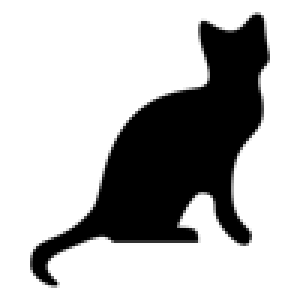
#> input picture Chapters/Chapter19/test.png, 100 x 100 px (shown 3 times larger)
$ python resize_and_add_logo.py
#> lines starting #> are read from the running program, lines starting #| are printed output that depends on the picture
#! /usr/bin/env python3
"""
resize_and_add_logo.py - Resizes all images in current working directory to fit
in a 300x300 square, and adds catlogo.png to the lower-right corner.
"""

import os
from PIL import Image

SQUARE_FIT_SIZE = 300
LOGO_FILENAME = 'test.png'

logo_im = Image.open(LOGO_FILENAME)
#> logo_im is the input picture: PIL image 100x100 RGBA; mean R, G, B, A 0, 0, 0, 68.9
logo_width, logo_height = logo_im.size
#> logo_width = 100; logo_height = 100

os.makedirs('with_logo', exist_ok=True)
# Loop over all files in the working directory.

for filename in os.listdir('.'):
    if not (filename.lower().endswith(('.png', '.jpg', '.gif', '.bmp'))) \
        or filename == LOGO_FILENAME:
    #if not (filename.endswith('.png') or filename.endswith('.jpg') or filename.endswith('.gif') or filename.endswith('.bmp')) \
    #       or filename == LOGO_FILENAME:
        continue  # skip non-image files and the logo file itself

    im = Image.open(filename)
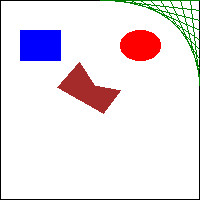
#> input picture Chapters/Chapter19/drawing.png, 200 x 200 px
#> im is the input picture: PIL image 200x200 RGBA; mean R, G, B, A 235.4, 226.9, 232.9, 255
    width, height = im.size
#> width = 200; height = 200

    # Check if image needs to be resized.
    if width > SQUARE_FIT_SIZE and height > SQUARE_FIT_SIZE:
        # Calculate the new width and height to resize to.
        if width > height:
            height = int((SQUARE_FIT_SIZE / width) * height)
            width = SQUARE_FIT_SIZE
        else:
            width = int((SQUARE_FIT_SIZE / height) * width)
            height = SQUARE_FIT_SIZE

        # Resize the image.
        print(f"Resizing {filename}...")
        im = im.resize((width, height))

    # Add the logo.
    print(f"Adding logo to {filename}")
    im.paste(logo_im, (width - logo_width, height - logo_height), logo_im)
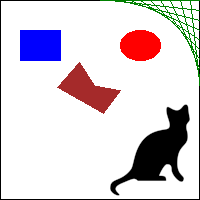
#> im: PIL image 200x200 RGBA; mean R, G, B, A 218.1, 209.6, 215.6, 254.6; transparent parts drawn white

    # Save changes
    im.save(os.path.join('with_logo', filename))
#> pass 2 of the loop `for filename in os.listdir('.'):`:
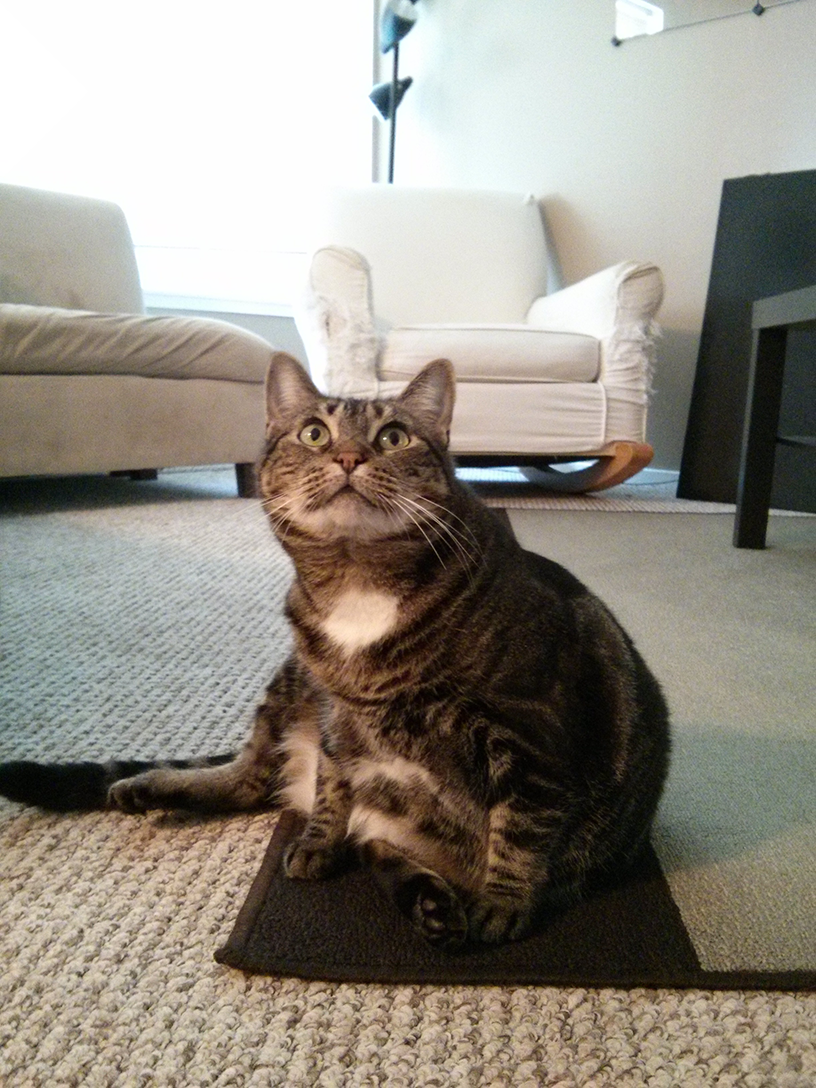
#> input picture Chapters/Chapter19/horizontal_flip.png, 816 x 1088 px
#> im is the input picture: PIL image 816x1088 RGB; mean R, G, B 147, 141.1, 131.1
#> `im.paste(logo_im, (width - logo_width, height - logo_height), logo_im)`:
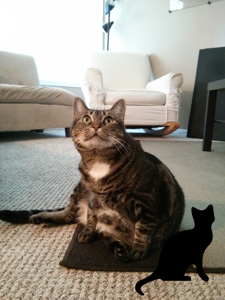
#> im: PIL image 225x300 RGB; mean R, G, B 143.4, 137.7, 128.4
#> pass 3 of the loop `for filename in os.listdir('.'):`:
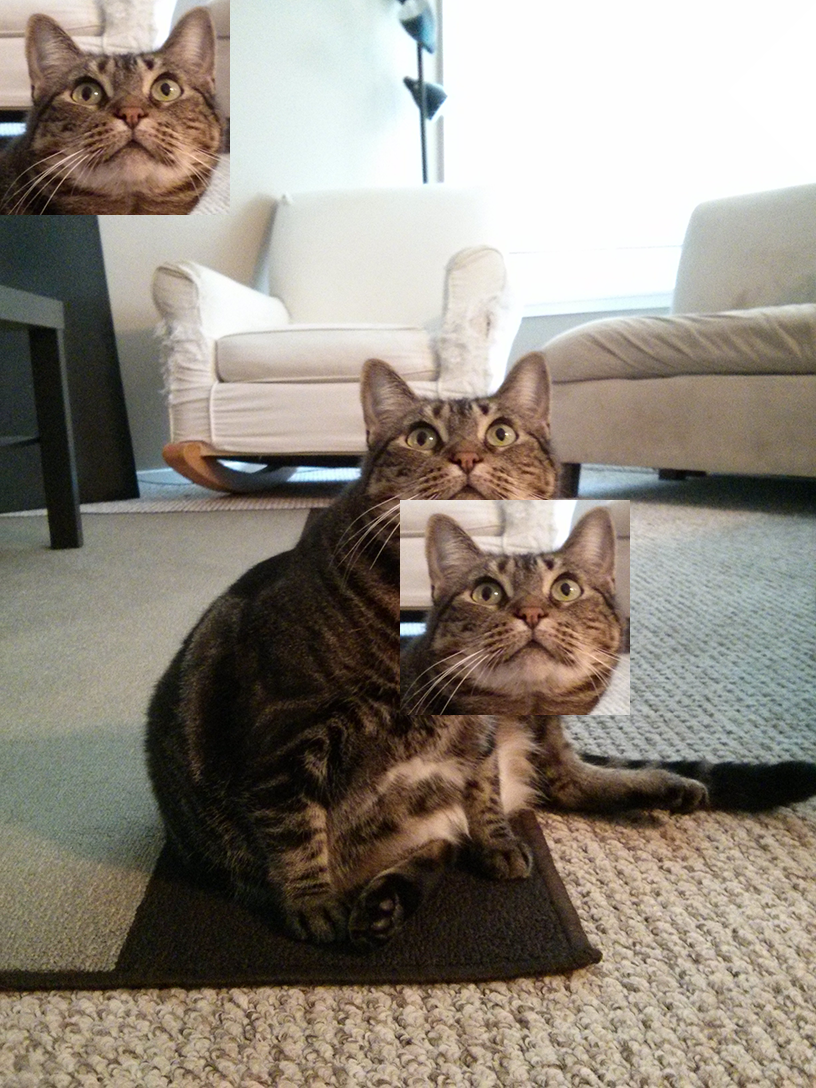
#> input picture Chapters/Chapter19/pasted.png, 816 x 1088 px
#> im is the input picture: PIL image 816x1088 RGB; mean R, G, B 143.7, 135.8, 125.3
#> `im = im.resize((width, height))`:
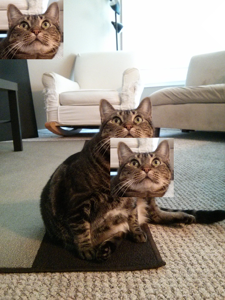
#> im: PIL image 225x300 RGB; mean R, G, B 143.7, 135.8, 125.3
#> `im.paste(logo_im, (width - logo_width, height - logo_height), logo_im)`:
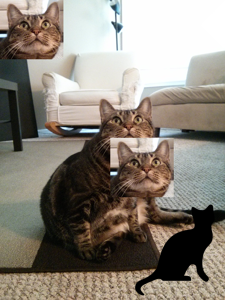
#> im: PIL image 225x300 RGB; mean R, G, B 137.4, 130.1, 120.3
#> the loop made 6 passes; the first 3 are shown
